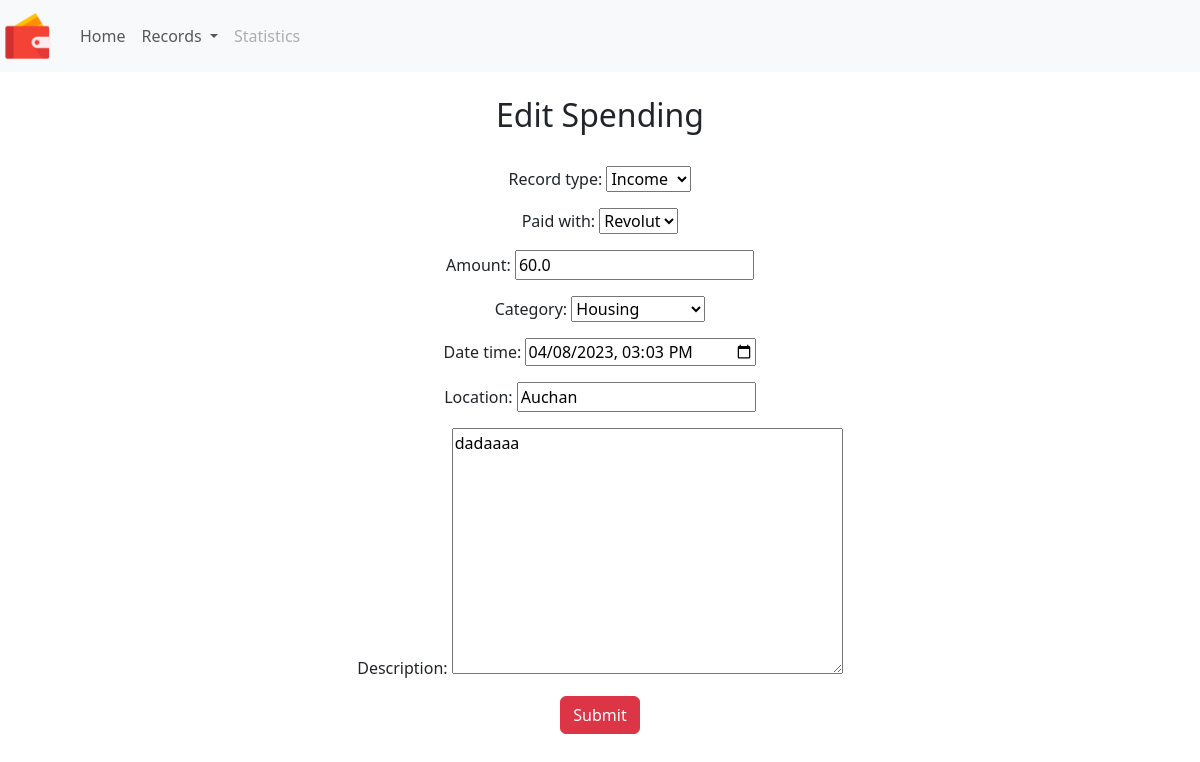
The app's page /edit_spending/8 with its own data.
### finances/models.py (models this page shows, shortened)
class Spending(models.Model):
    record_type = models.CharField(max_length=7, choices=RECORD_TYPE, default='other')
    paid_with = models.ForeignKey(BankAccount, blank=True, null=True, on_delete=models.CASCADE)
    amount = models.FloatField(default=0)
    category = models.ForeignKey(Category, blank=True, null=True, on_delete=models.CASCADE)
    date_time = models.DateTimeField()
    location = models.CharField(max_length=18)
    description = models.TextField(max_length=300)

### finances/views.py (the view, shortened to what this page needs)
# urls.py: path('edit_spending/<int:id>', views.edit_spending, name='edit-spending'),
def edit_spending(request, id):
    post = get_object_or_404(Spending, id=id)
    if request.method == 'GET':
        context = {'form': SpendingForm(instance=post), 'id': id}
        return render(request, 'finances/add_spending.html', context)

### finances/forms.py
class SpendingForm(ModelForm):
    class Meta:
        model = Spending
        fields = ('record_type', 'paid_with', 'amount', 'category', 'date_time', 'location', 'description')
        widgets = {
            'date_time': forms.DateTimeInput(attrs={'type': 'datetime-local'})
        }

### finances/models.py (called while the page is built)
    def __str__(self):
        return self.name

    def __str__(self):
        return self.name

### finances/templates/finances/add_spending.html (shortened to what this page needs)
{% extends "base.html" %}
{% block content %}
{% include 'includes/header.html' %}
<center>
    <br>
    <h2>{% if id %} Edit {% else %} New {% endif %} Spending</h2>
    <br>
    {% if submitted %}
    Your spending was submitted!<br/><br/>
    <a href="{% url 'finances:add-spending' %}"><input type="button" value="Another expense"
                                                        class="btn btn-primary"></a>
    {% else %}
    <form action="" method=POST>
        {{ form.as_p}}
        <input type="submit" value="Submit" class="btn btn-danger">
    </form>
    {% endif %}
</center>
{% endblock %}

### records on screen
Spending: record_type "Income", paid_with "Revolut", amount "60.0", category "Housing", date_time "04/08/2023 15:03", location "Auchan", description "dadaaaa"
